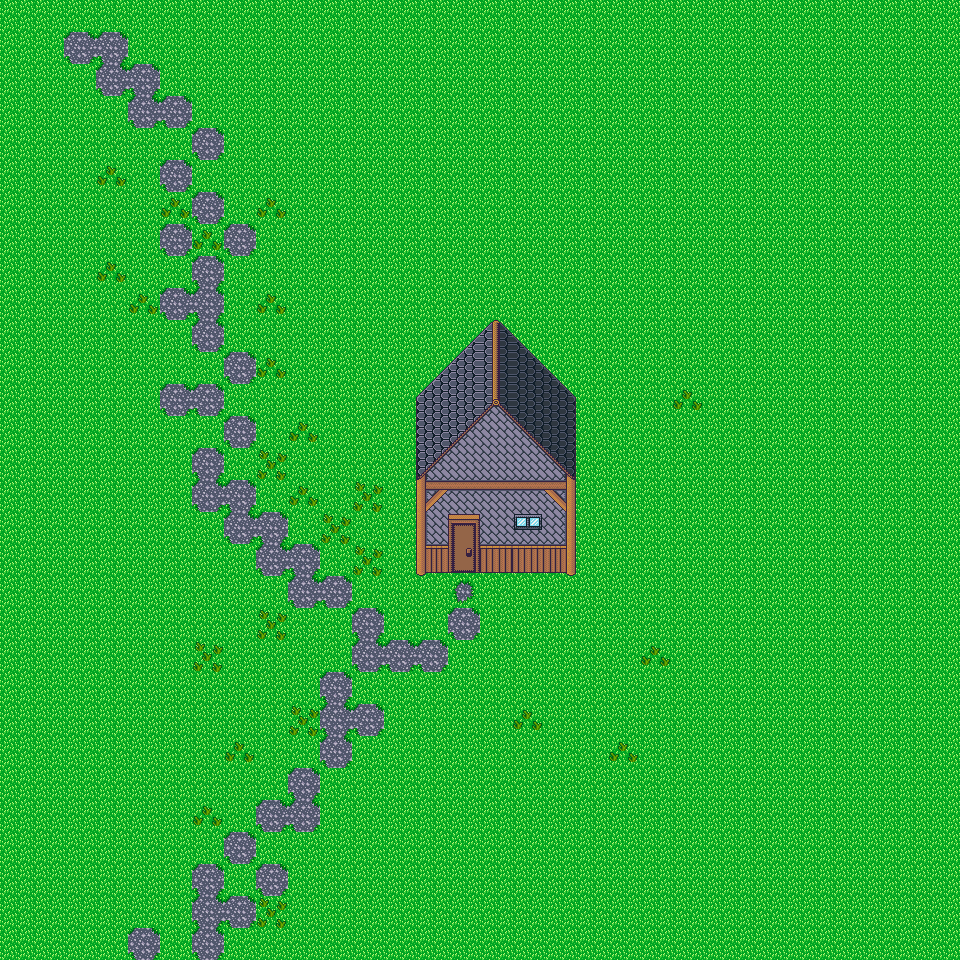

Rendered tile map (Tiled .tmx) drawn with the repository's tilesets; below, a short description and the map source with its tile grids summarised:
An orthogonal 30x30 tile map with 32x32 px tiles, 3 tile layers (floor, 1, 2), 4 tilesets and 5 objects (3x wall, 2x home).

<map version="1.2" tiledversion="1.2.4" orientation="orthogonal" renderorder="right-down" width="30" height="30" tilewidth="32" tileheight="32" infinite="0" nextlayerid="5" nextobjectid="6">
 <tileset firstgid="1" name="B_HouseExteriorTiles_2_B" tilewidth="32" tileheight="32" tilecount="256" columns="16">
  <image source="../tilesets/B_HouseExteriorTiles_2_B.png" width="512" height="512" />
 </tileset>
 <tileset firstgid="257" name="A4_Walls_2" tilewidth="32" tileheight="32" tilecount="256" columns="16">
  <image source="../tilesets/A4_Walls_2.png" width="512" height="512" />
 </tileset>
 <tileset firstgid="513" name="A5_Tiles" tilewidth="32" tileheight="32" tilecount="128" columns="8">
  <image source="../tilesets/A5_Tiles.png" width="256" height="512" />
 </tileset>
 <tileset firstgid="641" name="A2_Ground" tilewidth="32" tileheight="32" tilecount="192" columns="16">
  <image source="../tilesets/A2_Ground.png" width="512" height="384" />
 </tileset>
 <layer id="3" name="floor" width="30" height="30">
  <data>[900 cells, 900 non-empty, 5 distinct tile ids]</data>
 </layer>
 <layer id="1" name="1" width="30" height="30">
  <data>[900 cells, 40 non-empty, 35 distinct tile ids]</data>
 </layer>
 <layer id="2" name="2" width="30" height="30">
  <data>[900 cells, 7 non-empty, 6 distinct tile ids]</data>
 </layer>
 <objectgroup id="4" name="objects">
  <object id="1" name="wall" x="416.968" y="398.345" width="156.751" height="145.37" />
  <object id="2" name="wall" x="487.325" y="545.266" width="87.9462" height="25.8665" />
  <object id="3" name="wall" x="416.968" y="548.37" width="27.9359" height="24.8319" />
  <object id="4" name="port" type="home" x="448.008" y="548.37" width="33.1092" height="28.9705" />
  <object id="5" name="player" type="home" x="454.216" y="586.136" width="8.27729" height="6.7253" />
 </objectgroup>
</map>
